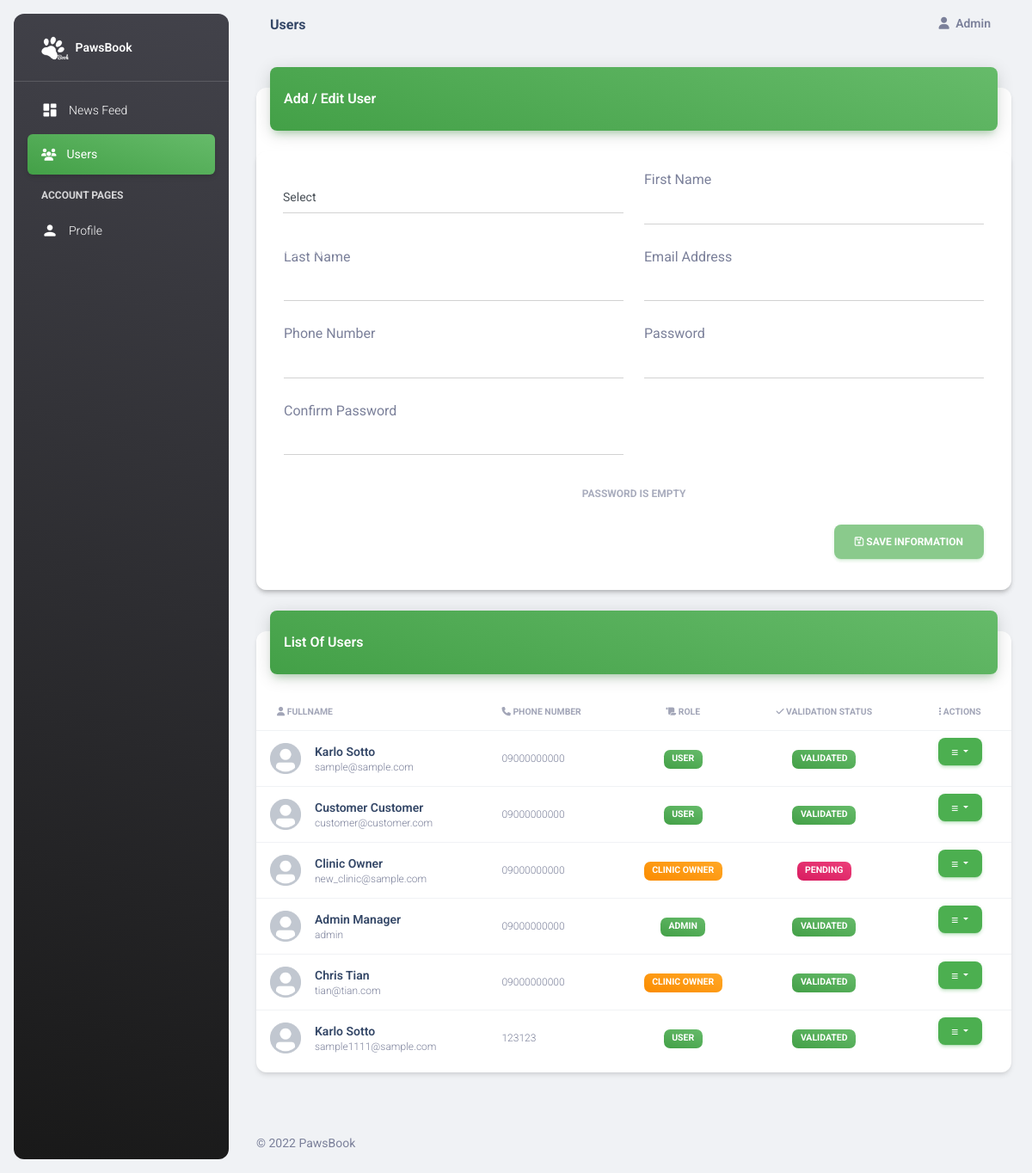
Page /users.php (signed in) on the earlier database version.
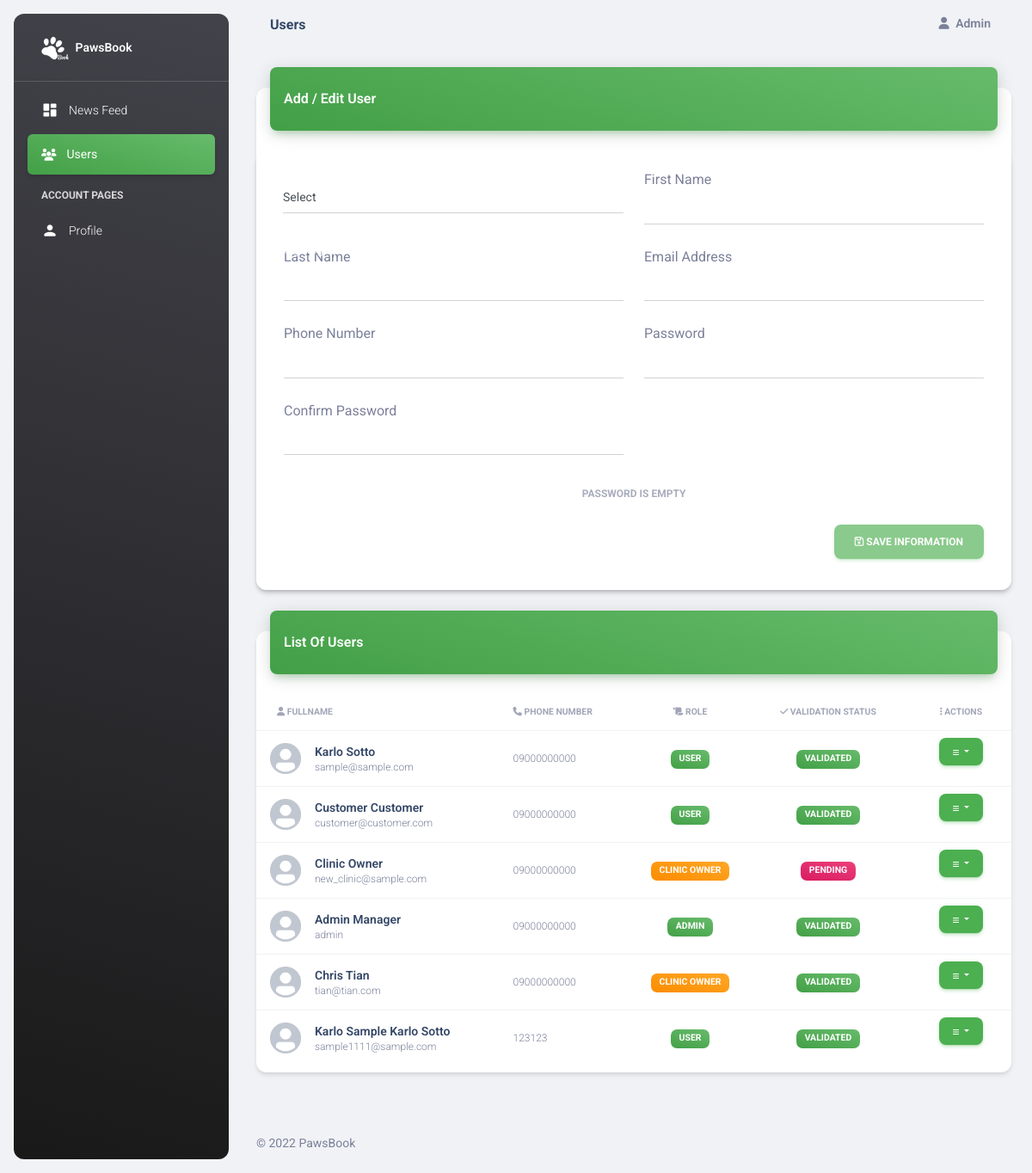
Same page on the later database version.
### tables this page shows
CREATE TABLE `users` (
  `id` int(12) NOT NULL,
  `firstname` varchar(256) DEFAULT NULL,
  `lastname` varchar(256) DEFAULT NULL,
  `email` varchar(256) DEFAULT NULL,
  `phone_number` varchar(12) DEFAULT '09000000000',
  `password` varchar(128) DEFAULT NULL,
  `role` int(12) DEFAULT NULL,
  `validated` tinyint(1) DEFAULT 0
);

### users.php (the view, shortened to what this page needs)
<?php
require_once("process_users.php");
include("head.php");
$users = mysqli_query($mysqli, "SELECT *, u.id AS user_id
    FROM users u
    JOIN role r
    ON r.id = u.role ");
$isAdding = true;
?>
<body class="g-sidenav-show  bg-gray-200">
  <?php include("aside.php"); ?>
  <main class="main-content position-relative max-height-vh-100 h-100 border-radius-lg ">
    <?php include("navbar.php"); ?>
    <div class="container-fluid py-4">
      <div class="row">
        <div class="col-12">
          <div class="card my-4">
            <div class="card-header p-0 position-relative mt-n4 mx-3 z-index-2">
              <div class="bg-gradient-success shadow-success border-radius-lg pt-4 pb-3">
                <h6 class="text-white text-capitalize ps-3">Add / Edit User</h6>
              </div>
            </div>
            <div class="card mt-4">
              <div class="card-body p-3">
                <form action="process_users.php" method="post">
                  <div class="row m-1">
                    <div class="col-md-6 d-flex align-items-center">
                      <div class="input-group input-group-static mb-4">
                        <label for="formControlSelectRole" class="ms-0">Signing up for: </label>
                        <select class="form-control" id="formControlSelectRole" name="role" value="<?php if(!$isAdding){echo  $user['role_id'];} ?>" required>
                          <option value="" disabled selected>Select</option>
                        </select>
                      </div>
                    </div>
                    <div class="col-md-6">
                      <div class="input-group input-group-static mb-4">
                        First Name
                        <input type="text" class="form-control" value="<?php if(!$isAdding){echo $user['firstname'];}else if(isset($_GET['fname'])){echo $_GET['fname']; } ?>" name="fname" required>
                      </div>
                    </div>
                    <div class="col-md-6">
                      <div class="input-group input-group-static mb-4">
                        Last Name
                        <input type="text" class="form-control" value="<?php if(!$isAdding){echo $user['lastname'];}else if(isset($_GET['lname'])){echo $_GET['lname']; } ?>" name="lname" required>
                      </div>
                    </div>
                    <div class="col-md-6">
                      <div class="input-group input-group-static mb-4">
                        Email Address
                        <input type="email" class="form-control" value="<?php if(!$isAdding){echo $user['email'];}else if(isset($_GET['email'])){echo $_GET['email']; } ?>" name="email" required>
                      </div>
                    </div>
                    <div class="col-md-6">
                      <div class="input-group input-group-static mb-4">
                        Phone Number
                        <input type="number" class="form-control" value="<?php if(!$isAdding){echo $user['phone_number'];}else if(isset($_GET['phone_number'])){echo $_GET['phone_number']; } ?>" name="phone_number" required>
                      </div>
                    </div>
                    <?php if ($isAdding) { ?>
                      <div class="col-md-6">
                        <div class="input-group input-group-static mb-4">
                          Password
                          <input type="password" class="form-control" value="" name="password" id="password" required>
                        </div>
                      </div>
                      <div class="col-md-6">
                        <div class="input-group input-group-static mb-4">
                          Confirm Password
                          <input type="password" class="form-control" value="" name="email" id="confirm_password" required>
                        </div>
                      </div>
                      <button disabled id="password-message" class="btn btn-block"></button>
                      <div class="col-md-12 text-end">
                        <button class="btn btn-success text-white" type="submit" name="save_user" id="register_account"><i class="far fa-save"></i> Save Information</button>
                      </div>
                    <?php } ?>
                  </div>
                </form>
              </div>
            </div>
          </div>
        </div>
      </div>
      <div class="col-12">
        <div class="card my-4">
          <div class="card-header p-0 position-relative mt-n4 mx-3 z-index-2">
            <div class="bg-gradient-success shadow-success border-radius-lg pt-4 pb-3">
              <h6 class="text-white text-capitalize ps-3">List of users</h6>
            </div>
          </div>
          <div class="card-body px-0 pb-2">
            <div class="table-responsive p-0">
              <table class="table align-items-center mb-0">
                <thead>
                  <tr>
                    <th class="text-uppercase text-secondary text-xxs font-weight-bolder opacity-7"><i class="fas fa-user"></i> Fullname</th>
                    <th class="text-uppercase text-secondary text-xxs font-weight-bolder opacity-7 ps-2"><i class="fas fa-phone"></i> Phone Number</th>
                    <th class="text-center text-uppercase text-secondary text-xxs font-weight-bolder opacity-7"><i class="fas fa-scroll"></i> Role</th>
                    <th class="text-center text-uppercase text-secondary text-xxs font-weight-bolder opacity-7"><i class="fas fa-check"></i> Validation Status</th>
                    <th class="text-center text-uppercase text-secondary text-xxs font-weight-bolder opacity-7"><i class="fas fa-ellipsis-v"></i> Actions</th>
                  </tr>
                </thead>
                <tbody>
                  <?php while ($user = mysqli_fetch_array($users)) { ?>
                    <tr>
                      <td>
                        <div class="d-flex px-2 py-1">
                          <div>
                            <img src="assets/img/profile-picture/dp.png" class="avatar avatar-sm me-3 border-radius-lg" alt="user1">
                          </div>
                          <div class="d-flex flex-column justify-content-center">
                            <h6 class="mb-0 text-sm"><a href="profile.php?user=<?php echo $user['id']; ?>" target="_blank"><?php echo $user["firstname"] . " " . $user["lastname"]; ?></a></h6>
                            <p class="text-xs text-secondary mb-0"><?php echo $user['email']; ?></p>
                          </div>
                        </div>
                      </td>
                      <td>
                        <p class="text-xs text-secondary mb-0"><?php echo $user['phone_number']; ?></p>
                      </td>
                      <td class="align-middle text-center text-sm">
                        <?php if ($user['role'] == 1) { ?>
                          <span class="badge badge-sm bg-gradient-success">Admin</span>
                        <?php } else if ($user['role'] == 2) { ?>
                          <span class="badge badge-sm bg-gradient-success">User</span>
                        <?php } else { ?>
                          <span class="badge badge-sm bg-gradient-warning">Clinic Owner</span>
                        <?php } ?>
                      </td>
                      <td class="align-middle text-center text-sm">
                        <?php if ($user['validated'] == 0) { ?>
                          <span class="badge badge-sm bg-gradient-primary">Pending</span>
                        <?php } else { ?>
                          <span class="badge badge-sm bg-gradient-success">Validated</span>
                        <?php } ?>
                      </td>
                      <td class="align-middle text-center text-sm">
                        <div class="btn-group">
                          <button class="btn btn-success btn-sm dropdown-toggle" type="button" data-toggle="dropdown" aria-haspopup="true" aria-expanded="false">
                            <i class="fas fa-bars"></i>
                          </button>
                        </div>
                      </td>
                    </tr>
                  <?php } ?>
                </tbody>
              </table>
            </div>
          </div>
        </div>
      </div>
    </div>
    <?php include("footer.php"); ?>
  </main>
</body>
</html>

### head.php (shortened to what this page needs)
<!DOCTYPE html>
<html lang="en">
<head>
  <link href="./assets/css/nucleo-icons.css" rel="stylesheet" />
  <link href="./assets/css/nucleo-svg.css" rel="stylesheet" />
  <link id="pagestyle" href="./assets/css/material-dashboard.css?v=3.0.0" rel="stylesheet" />
  <link id="pagestyle" href="./assets/css/snackbar.css" rel="stylesheet" />
</head>

### aside.php (shortened to what this page needs)
<?php
    $role = $_SESSION['role'];
?>
<aside class="sidenav navbar navbar-vertical navbar-expand-xs border-0 border-radius-xl my-3 fixed-start ms-3   bg-gradient-dark" id="sidenav-main">
    <div class="sidenav-header">
      <a class="navbar-brand m-0" href="index.php" target="_blank">
        <img src="./assets/img/logo-ct.png" class="navbar-brand-img h-100" alt="main_logo">
        <span class="ms-1 font-weight-bold text-white">PawsBook</span>
      </a>
    </div>
    <hr class="horizontal light mt-0 mb-2">
    <div class="collapse navbar-collapse  w-auto  max-height-vh-100" id="sidenav-collapse-main">
      <ul class="navbar-nav">
        <li class="nav-item">
          <a class="nav-link text-white <?php if($_SESSION['sidebar'] == "newsfeed"){echo "active bg-gradient-success";} ?>" href="index.php">
            <div class="text-white text-center me-2 d-flex align-items-center justify-content-center">
              <i class="material-icons opacity-10">dashboard</i>
            </div>
            <span class="nav-link-text ms-1">News Feed</span>
          </a>
        </li>
        <?php if($role == 1){ ?>
        <li class="nav-item">
          <a class="nav-link text-white <?php if($_SESSION['sidebar'] == "users"){echo "active bg-gradient-success";} ?>" href="users.php">
            <div class="text-white text-center me-2 d-flex align-items-center justify-content-center">
                <i class="fas fa-users"></i>
            </div>
            <span class="nav-link-text ms-1">Users</span>
          </a>
        </li>
          <?php } ?>
        <li class="nav-item mt-3">
          <h6 class="ps-4 ms-2 text-uppercase text-xs text-white font-weight-bolder opacity-8">Account pages</h6>
        </li>
        <li class="nav-item">
          <a class="nav-link <?php if($_SESSION['sidebar'] == "profile"){echo "active bg-gradient-success";} ?>" href="profile.php">
            <div class="text-center me-2 d-flex align-items-center justify-content-center">
              <i class="material-icons opacity-10">person</i>
            </div>
            <span class="nav-link-text ms-1">Profile</span>
          </a>
        </li>
  </aside>

### navbar.php (shortened to what this page needs)
<nav class="navbar navbar-main navbar-expand-lg px-0 mx-4 shadow-none border-radius-xl" id="navbarBlur" navbar-scroll="true">
    <div class="container-fluid py-1 px-3">
        <nav aria-label="breadcrumb">
            <h6 class="font-weight-bolder mb-0"><?php echo ucfirst($_SESSION['sidebar']); ?></h6>
        </nav>
        <div class="collapse navbar-collapse mt-sm-0 mt-2 me-md-0 me-sm-4" id="navbar">
            <ul class="navbar-nav justify-content-end">
                <li class="nav-item px-3 d-flex align-items-center">
                </li>
                <li class="nav-item dropdown pe-2 d-flex align-items-center">
                    <a href="javascript:;" class="nav-link text-body p-0" id="dropdownMenuButton" data-bs-toggle="dropdown" aria-expanded="false">
                        <i class="fa fa-user me-sm-1"></i>
                        <span class="d-sm-inline d-none font-weight-bold"><?php echo ucfirst($_SESSION['firstname']); ?></span>
                    </a>
                </li>
            </ul>
        </div>
    </div>
</nav>

### footer.php (shortened to what this page needs)
<footer class="footer py-4  ">
    <div class="container-fluid">
        <div class="row align-items-center justify-content-lg-between">
            <div class="col-lg-6 mb-lg-0 mb-4">
                <div class="copyright text-center text-sm text-muted text-lg-start">
                    © <?php echo date("Y"); ?>
                    PawsBook
                </div>
            </div>
        </div>
    </div>
</footer>

### assets/css/snackbar.css (style rules this page uses)
.snackclose, label { bottom: -70px; position: absolute; border: 0; }
label { z-index: 999; display: block; width: 100%; height: 100%; color: rgba(255, 255, 255, 0.8); cursor: pointer; }

### head.php (style rules this page uses)
.bg-gradient-primary { background-color: #4caf50 !important; }

Differences in the rows shown:
changed users "sample1111@sample.com": lastname "Sotto" → "Sample Karlo Sotto"
